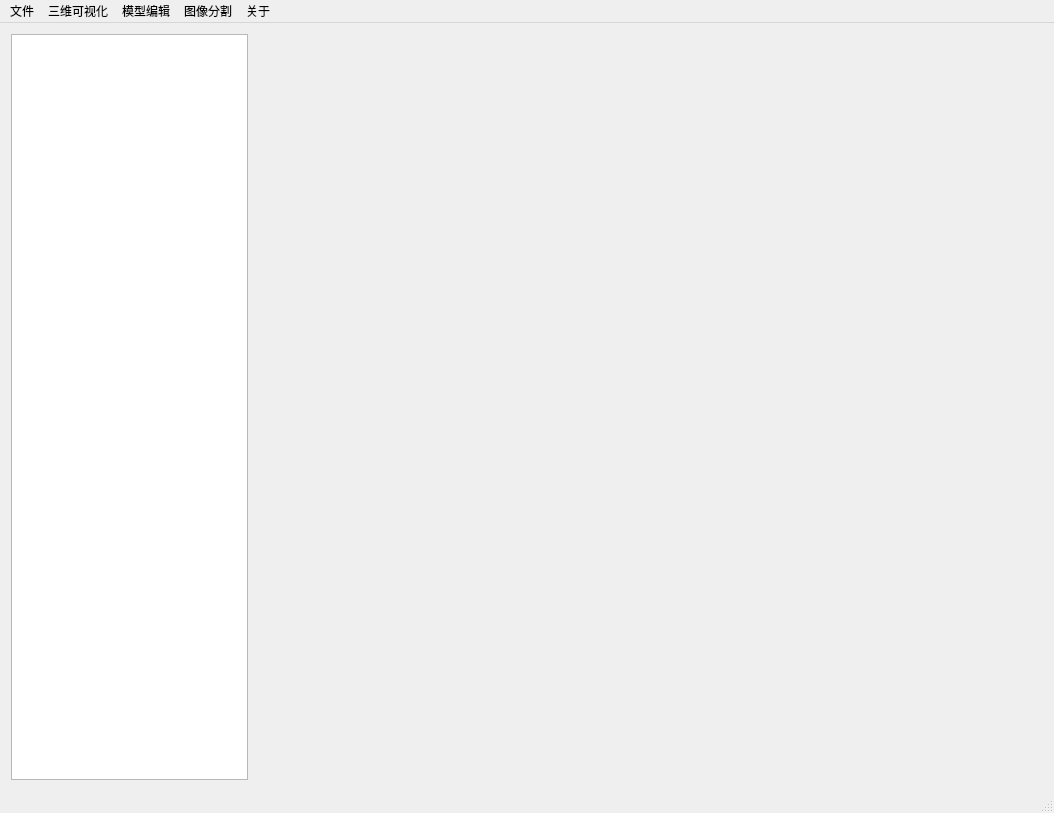
<?xml version="1.0" encoding="UTF-8"?>
<ui version="4.0">
 <class>MainWindow</class>
 <widget class="QMainWindow" name="MainWindow">
  <property name="geometry">
   <rect>
    <x>0</x>
    <y>0</y>
    <width>1054</width>
    <height>813</height>
   </rect>
  </property>
  <property name="windowTitle">
   <string>MainWindow</string>
  </property>
  <widget class="QWidget" name="centralWidget">
   <layout class="QVBoxLayout" name="verticalLayout">
    <item>
     <layout class="QHBoxLayout" name="horizontalLayout" stretch="3,10">
      <item>
       <widget class="QTextBrowser" name="text_inf"/>
      </item>
      <item>
       <layout class="QGridLayout" name="gridLayout">
        <item row="1" column="1">
         <widget class="QVTKOpenGLWidget" name="qvtkWidgetDRight" native="true"/>
        </item>
        <item row="1" column="0">
         <widget class="QVTKOpenGLWidget" name="qvtkWidgetDLeft" native="true"/>
        </item>
        <item row="0" column="0">
         <widget class="QVTKOpenGLWidget" name="qvtkWidgetLeft" native="true"/>
        </item>
        <item row="0" column="1">
         <widget class="QVTKOpenGLWidget" name="qvtkWidgetRight" native="true"/>
        </item>
       </layout>
      </item>
     </layout>
    </item>
   </layout>
  </widget>
  <widget class="QMenuBar" name="menuBar">
   <property name="geometry">
    <rect>
     <x>0</x>
     <y>0</y>
     <width>1054</width>
     <height>26</height>
    </rect>
   </property>
   <widget class="QMenu" name="file">
    <property name="title">
     <string>文件</string>
    </property>
    <addaction name="action_input"/>
    <addaction name="action_exportInf"/>
    <addaction name="action_anatomyView"/>
    <addaction name="action_exportSTL"/>
    <addaction name="action_close"/>
    <addaction name="separator"/>
    <addaction name="action_NIFTI"/>
    <addaction name="action_NIFTI_info"/>
    <addaction name="action_NIFTIView2D"/>
   </widget>
   <widget class="QMenu" name="visualization">
    <property name="title">
     <string>三维可视化</string>
    </property>
    <widget class="QMenu" name="surface">
     <property name="title">
      <string>面绘制</string>
     </property>
     <addaction name="MarchingCubes"/>
     <addaction name="DividingCubes"/>
    </widget>
    <widget class="QMenu" name="volume">
     <property name="title">
      <string>体绘制</string>
     </property>
     <addaction name="RayCasting"/>
     <addaction name="TextureMapping"/>
     <addaction name="MaximumIntensity"/>
    </widget>
    <addaction name="surface"/>
    <addaction name="volume"/>
   </widget>
   <widget class="QMenu" name="model_editor">
    <property name="title">
     <string>模型编辑</string>
    </property>
   </widget>
   <widget class="QMenu" name="segmentation">
    <property name="title">
     <string>图像分割</string>
    </property>
   </widget>
   <widget class="QMenu" name="about">
    <property name="title">
     <string>关于</string>
    </property>
   </widget>
   <addaction name="file"/>
   <addaction name="visualization"/>
   <addaction name="model_editor"/>
   <addaction name="segmentation"/>
   <addaction name="about"/>
  </widget>
  <widget class="QStatusBar" name="statusBar"/>
  <action name="action_close">
   <property name="text">
    <string>关闭</string>
   </property>
  </action>
  <action name="DividingCubes">
   <property name="text">
    <string>剖分立方体算法</string>
   </property>
  </action>
  <action name="RayCasting">
   <property name="text">
    <string>光线投射算法</string>
   </property>
  </action>
  <action name="TextureMapping">
   <property name="text">
    <string>3D纹理映射算法</string>
   </property>
  </action>
  <action name="MaximumIntensity">
   <property name="text">
    <string>最大密度投影算法</string>
   </property>
  </action>
  <action name="action_exportInf">
   <property name="text">
    <string>文件信息</string>
   </property>
  </action>
  <action name="action_anatomyView">
   <property name="text">
    <string>切片视图</string>
   </property>
  </action>
  <action name="action_input">
   <property name="text">
    <string>导入DICOM</string>
   </property>
  </action>
  <action name="MarchingCubes">
   <property name="text">
    <string>移动立方体算法</string>
   </property>
  </action>
  <action name="action_exportSTL">
   <property name="text">
    <string>导出STL</string>
   </property>
  </action>
  <action name="action_NIFTI">
   <property name="text">
    <string>导入NIFTI</string>
   </property>
  </action>
  <action name="action_NIFTIView2D">
   <property name="text">
    <string>NIFTI切片视图</string>
   </property>
  </action>
  <action name="action_NIFTI_info">
   <property name="text">
    <string>NIFTI文件信息</string>
   </property>
  </action>
 </widget>
 <layoutdefault spacing="6" margin="11"/>
 <customwidgets>
  <customwidget>
   <class>QVTKOpenGLWidget</class>
   <extends>QWidget</extends>
   <header>QVTKOpenGLWidget.h</header>
  </customwidget>
 </customwidgets>
 <resources/>
 <connections/>
</ui>
